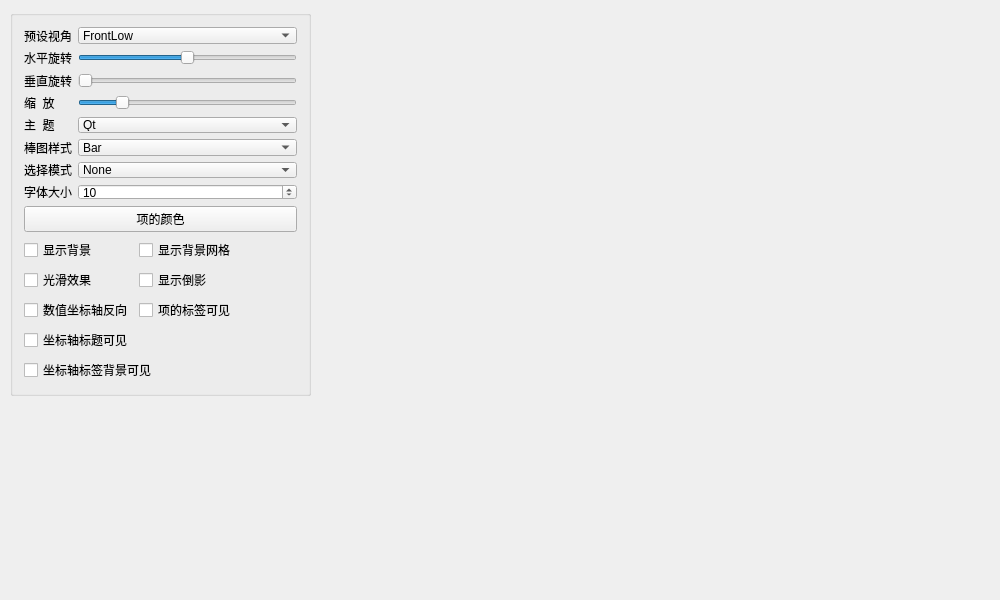
<?xml version="1.0" encoding="UTF-8"?>
<ui version="4.0">
 <class>MainWindow</class>
 <widget class="QMainWindow" name="MainWindow">
  <property name="geometry">
   <rect>
    <x>0</x>
    <y>0</y>
    <width>1000</width>
    <height>600</height>
   </rect>
  </property>
  <property name="windowTitle">
   <string>MainWindow</string>
  </property>
  <widget class="QWidget" name="centralWidget">
   <widget class="QGroupBox" name="groupBox">
    <property name="geometry">
     <rect>
      <x>10</x>
      <y>10</y>
      <width>301</width>
      <height>386</height>
     </rect>
    </property>
    <property name="title">
     <string/>
    </property>
    <layout class="QVBoxLayout" name="verticalLayout">
     <item>
      <layout class="QGridLayout" name="gridLayout">
       <item row="0" column="0">
        <widget class="QLabel" name="label_5">
         <property name="text">
          <string>预设视角</string>
         </property>
         <property name="buddy">
          <cstring>comboCamera</cstring>
         </property>
        </widget>
       </item>
       <item row="0" column="1">
        <widget class="QComboBox" name="comboCamera">
         <item>
          <property name="text">
           <string>FrontLow</string>
          </property>
         </item>
         <item>
          <property name="text">
           <string>Front</string>
          </property>
         </item>
         <item>
          <property name="text">
           <string>FrontHigh</string>
          </property>
         </item>
         <item>
          <property name="text">
           <string>LeftLow</string>
          </property>
         </item>
         <item>
          <property name="text">
           <string>Left</string>
          </property>
         </item>
         <item>
          <property name="text">
           <string>LeftHigh</string>
          </property>
         </item>
         <item>
          <property name="text">
           <string>RightLow</string>
          </property>
         </item>
         <item>
          <property name="text">
           <string>Right</string>
          </property>
         </item>
         <item>
          <property name="text">
           <string>RightHigh</string>
          </property>
         </item>
         <item>
          <property name="text">
           <string>BehindLow</string>
          </property>
         </item>
         <item>
          <property name="text">
           <string>Behind</string>
          </property>
         </item>
         <item>
          <property name="text">
           <string>BehindHigh</string>
          </property>
         </item>
         <item>
          <property name="text">
           <string>IsometricLeft</string>
          </property>
         </item>
         <item>
          <property name="text">
           <string>IsometricLeftHigh</string>
          </property>
         </item>
         <item>
          <property name="text">
           <string>IsometricRight</string>
          </property>
         </item>
         <item>
          <property name="text">
           <string>IsometricRightHigh</string>
          </property>
         </item>
         <item>
          <property name="text">
           <string>DirectlyAbove</string>
          </property>
         </item>
         <item>
          <property name="text">
           <string>DirectlyAboveCW45</string>
          </property>
         </item>
         <item>
          <property name="text">
           <string>DirectlyAboveCCW45</string>
          </property>
         </item>
         <item>
          <property name="text">
           <string>FrontBelow</string>
          </property>
         </item>
         <item>
          <property name="text">
           <string>LeftBelow</string>
          </property>
         </item>
         <item>
          <property name="text">
           <string>RightBelow</string>
          </property>
         </item>
         <item>
          <property name="text">
           <string>BehindBelow</string>
          </property>
         </item>
         <item>
          <property name="text">
           <string>DirectlyBelow</string>
          </property>
         </item>
        </widget>
       </item>
       <item row="1" column="0">
        <widget class="QLabel" name="label_6">
         <property name="text">
          <string>水平旋转</string>
         </property>
         <property name="buddy">
          <cstring>sliderH</cstring>
         </property>
        </widget>
       </item>
       <item row="1" column="1">
        <widget class="QSlider" name="sliderH">
         <property name="minimum">
          <number>-180</number>
         </property>
         <property name="maximum">
          <number>180</number>
         </property>
         <property name="orientation">
          <enum>Qt::Horizontal</enum>
         </property>
        </widget>
       </item>
       <item row="2" column="0">
        <widget class="QLabel" name="label_7">
         <property name="text">
          <string>垂直旋转</string>
         </property>
         <property name="buddy">
          <cstring>sliderV</cstring>
         </property>
        </widget>
       </item>
       <item row="2" column="1">
        <widget class="QSlider" name="sliderV">
         <property name="minimum">
          <number>0</number>
         </property>
         <property name="maximum">
          <number>90</number>
         </property>
         <property name="orientation">
          <enum>Qt::Horizontal</enum>
         </property>
        </widget>
       </item>
       <item row="3" column="0">
        <widget class="QLabel" name="label_8">
         <property name="text">
          <string>缩  放</string>
         </property>
         <property name="buddy">
          <cstring>sliderZoom</cstring>
         </property>
        </widget>
       </item>
       <item row="3" column="1">
        <widget class="QSlider" name="sliderZoom">
         <property name="minimum">
          <number>10</number>
         </property>
         <property name="maximum">
          <number>500</number>
         </property>
         <property name="value">
          <number>100</number>
         </property>
         <property name="orientation">
          <enum>Qt::Horizontal</enum>
         </property>
        </widget>
       </item>
       <item row="4" column="0">
        <widget class="QLabel" name="label">
         <property name="text">
          <string>主  题</string>
         </property>
         <property name="buddy">
          <cstring>cBoxTheme</cstring>
         </property>
        </widget>
       </item>
       <item row="4" column="1">
        <widget class="QComboBox" name="cBoxTheme">
         <item>
          <property name="text">
           <string>Qt</string>
          </property>
         </item>
         <item>
          <property name="text">
           <string>Primary Colors</string>
          </property>
         </item>
         <item>
          <property name="text">
           <string>Digia</string>
          </property>
         </item>
         <item>
          <property name="text">
           <string>StoneMoss</string>
          </property>
         </item>
         <item>
          <property name="text">
           <string>ArmyBlue</string>
          </property>
         </item>
         <item>
          <property name="text">
           <string>Retro</string>
          </property>
         </item>
         <item>
          <property name="text">
           <string>Ebony</string>
          </property>
         </item>
         <item>
          <property name="text">
           <string>Isabelle</string>
          </property>
         </item>
        </widget>
       </item>
       <item row="5" column="0">
        <widget class="QLabel" name="label_2">
         <property name="text">
          <string>棒图样式</string>
         </property>
         <property name="buddy">
          <cstring>cBoxBarStyle</cstring>
         </property>
        </widget>
       </item>
       <item row="5" column="1">
        <widget class="QComboBox" name="cBoxBarStyle">
         <item>
          <property name="text">
           <string>Bar</string>
          </property>
         </item>
         <item>
          <property name="text">
           <string>Cube</string>
          </property>
         </item>
         <item>
          <property name="text">
           <string>Pyramid</string>
          </property>
         </item>
         <item>
          <property name="text">
           <string>Cone</string>
          </property>
         </item>
         <item>
          <property name="text">
           <string>Cylinder</string>
          </property>
         </item>
         <item>
          <property name="text">
           <string>BevelBar</string>
          </property>
         </item>
         <item>
          <property name="text">
           <string>BevelCube</string>
          </property>
         </item>
         <item>
          <property name="text">
           <string>Sphere</string>
          </property>
         </item>
         <item>
          <property name="text">
           <string>Minimal</string>
          </property>
         </item>
         <item>
          <property name="text">
           <string>Arrow</string>
          </property>
         </item>
         <item>
          <property name="text">
           <string>Point</string>
          </property>
         </item>
        </widget>
       </item>
       <item row="6" column="0">
        <widget class="QLabel" name="label_3">
         <property name="text">
          <string>选择模式</string>
         </property>
         <property name="buddy">
          <cstring>cBoxSelectionMode</cstring>
         </property>
        </widget>
       </item>
       <item row="6" column="1">
        <widget class="QComboBox" name="cBoxSelectionMode">
         <item>
          <property name="text">
           <string>None</string>
          </property>
         </item>
         <item>
          <property name="text">
           <string>Item</string>
          </property>
         </item>
         <item>
          <property name="text">
           <string>Row</string>
          </property>
         </item>
         <item>
          <property name="text">
           <string>Item And Row</string>
          </property>
         </item>
         <item>
          <property name="text">
           <string>Column</string>
          </property>
         </item>
         <item>
          <property name="text">
           <string>Item And Column</string>
          </property>
         </item>
         <item>
          <property name="text">
           <string>Row And Column</string>
          </property>
         </item>
         <item>
          <property name="text">
           <string>Item Row And Column</string>
          </property>
         </item>
         <item>
          <property name="text">
           <string>Slice</string>
          </property>
         </item>
        </widget>
       </item>
       <item row="7" column="0">
        <widget class="QLabel" name="label_4">
         <property name="text">
          <string>字体大小</string>
         </property>
         <property name="buddy">
          <cstring>spinFontSize</cstring>
         </property>
        </widget>
       </item>
       <item row="7" column="1">
        <widget class="QSpinBox" name="spinFontSize">
         <property name="minimum">
          <number>5</number>
         </property>
         <property name="value">
          <number>10</number>
         </property>
        </widget>
       </item>
      </layout>
     </item>
     <item>
      <widget class="QPushButton" name="btnBarColor">
       <property name="text">
        <string>项的颜色</string>
       </property>
      </widget>
     </item>
     <item>
      <layout class="QGridLayout" name="gridLayout_2">
       <item row="0" column="0">
        <widget class="QCheckBox" name="chkBoxBackground">
         <property name="text">
          <string>显示背景</string>
         </property>
        </widget>
       </item>
       <item row="0" column="1" colspan="2">
        <widget class="QCheckBox" name="chkBoxGrid">
         <property name="text">
          <string>显示背景网格</string>
         </property>
        </widget>
       </item>
       <item row="1" column="0">
        <widget class="QCheckBox" name="chkBoxSmooth">
         <property name="text">
          <string>光滑效果</string>
         </property>
        </widget>
       </item>
       <item row="1" column="1" colspan="2">
        <widget class="QCheckBox" name="chkBoxReflection">
         <property name="text">
          <string>显示倒影</string>
         </property>
        </widget>
       </item>
       <item row="2" column="0">
        <widget class="QCheckBox" name="chkBoxReverse">
         <property name="text">
          <string>数值坐标轴反向</string>
         </property>
        </widget>
       </item>
       <item row="2" column="1" colspan="2">
        <widget class="QCheckBox" name="chkBoxItemLabel">
         <property name="text">
          <string>项的标签可见</string>
         </property>
        </widget>
       </item>
       <item row="3" column="0">
        <widget class="QCheckBox" name="chkBoxAxisTitle">
         <property name="text">
          <string>坐标轴标题可见</string>
         </property>
        </widget>
       </item>
       <item row="3" column="2">
        <spacer name="horizontalSpacer">
         <property name="orientation">
          <enum>Qt::Horizontal</enum>
         </property>
         <property name="sizeHint" stdset="0">
          <size>
           <width>40</width>
           <height>20</height>
          </size>
         </property>
        </spacer>
       </item>
       <item row="4" column="0" colspan="2">
        <widget class="QCheckBox" name="chkBoxAxisBackground">
         <property name="text">
          <string>坐标轴标签背景可见</string>
         </property>
        </widget>
       </item>
       <item row="4" column="2">
        <spacer name="horizontalSpacer_2">
         <property name="orientation">
          <enum>Qt::Horizontal</enum>
         </property>
         <property name="sizeHint" stdset="0">
          <size>
           <width>40</width>
           <height>20</height>
          </size>
         </property>
        </spacer>
       </item>
      </layout>
     </item>
     <item>
      <spacer name="verticalSpacer">
       <property name="orientation">
        <enum>Qt::Vertical</enum>
       </property>
       <property name="sizeHint" stdset="0">
        <size>
         <width>20</width>
         <height>40</height>
        </size>
       </property>
      </spacer>
     </item>
    </layout>
   </widget>
  </widget>
 </widget>
 <layoutdefault spacing="6" margin="11"/>
 <resources/>
 <connections/>
</ui>
